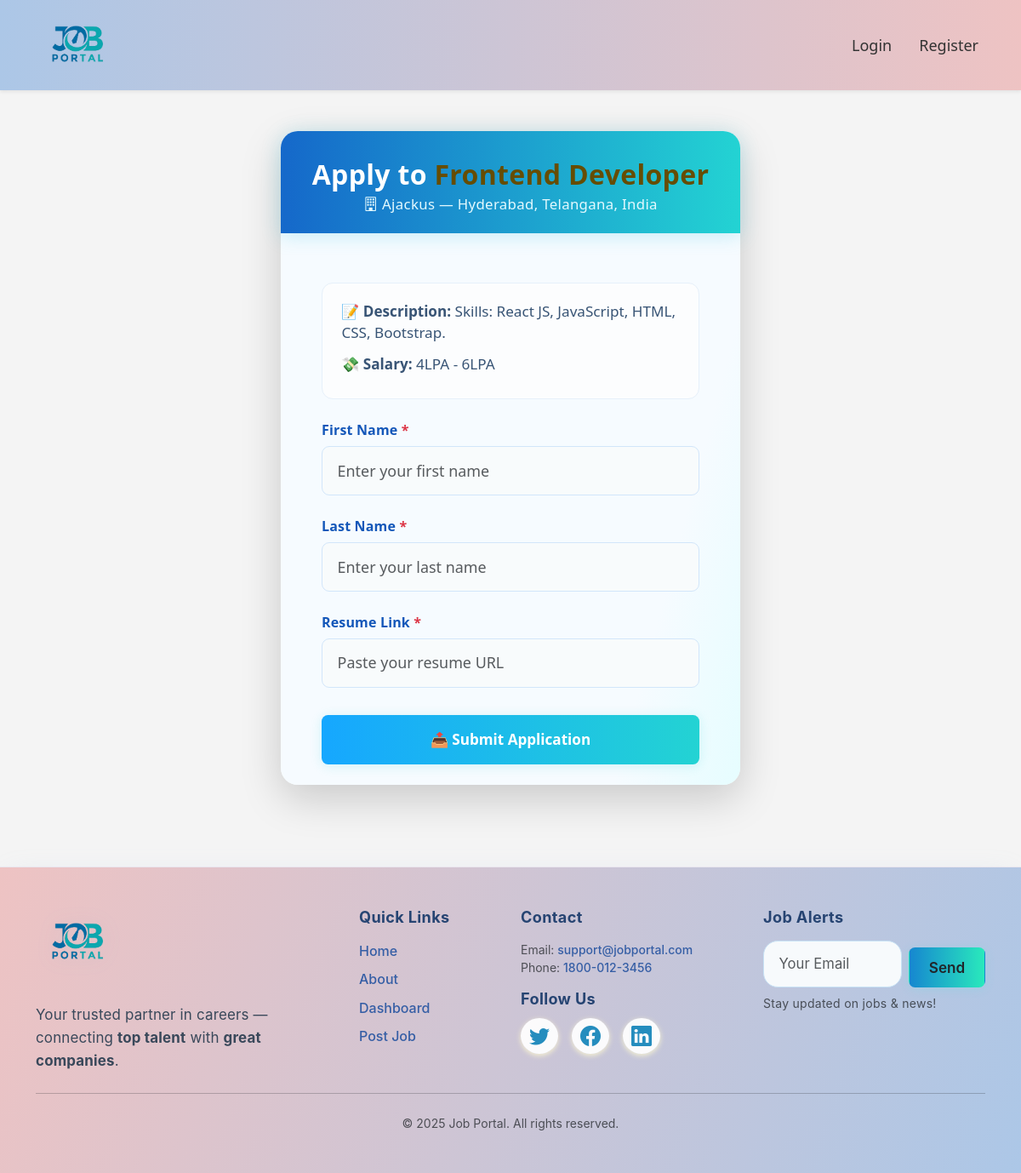
The app's page /apply/1 with its own data.
### app.py (models this page shows)
class Job(db.Model):
    id = db.Column(db.Integer, primary_key=True)
    title = db.Column(db.String(100))
    description = db.Column(db.Text)
    salary = db.Column(db.String(20))
    location = db.Column(db.String(50))
    company = db.Column(db.String(50))
    employer_id = db.Column(db.Integer, db.ForeignKey('user.id'))  # Relation to employer (User)

### app.py (the view, shortened to what this page needs)
@app.route('/apply/<job_id>', methods=['GET', 'POST'])
def apply_job(job_id):
    job = Job.query.get(int(job_id))
    if not job:
        flash("Job not found.", "warning")
        return redirect(url_for('home'))
    return render_template('apply.html', job=job, is_hot=False)

### templates/apply.html (shortened to what this page needs)
{% extends 'base.html' %}
{% block content %}
<div class="container py-5">
    <div class="card apply-card shadow-lg">
        <div class="apply-header">
            <h2>Apply to <span class="text-warning-emphasis">{{ job.title }}</span></h2>
            <small>
                <i class="bi bi-building"></i>
                {{ job.company }} &mdash; {{ job.location }}
            </small>
        </div>
        <div class="card-body p-4 px-md-5">
            <ul class="apply-fields-list list-unstyled mb-4">
                <li><strong>📝 Description:</strong> {{ job.description }}</li>
                {% if job.salary %}
                <li><strong>💸 Salary:</strong> {{ job.salary }}</li>
                {% endif %}
            </ul>
            <form method="POST" autocomplete="off">
                <div class="mb-4">
                    <label for="first_name" class="form-label fw-semibold">
                        First Name <span class="text-danger">*</span>
                    </label>
                    <input type="text" class="form-control" id="first_name" name="first_name"
                        placeholder="Enter your first name" required>
                </div>
                <div class="mb-4">
                    <label for="last_name" class="form-label fw-semibold">
                        Last Name <span class="text-danger">*</span>
                    </label>
                    <input type="text" class="form-control" id="last_name" name="last_name"
                        placeholder="Enter your last name" required>
                </div>
                <div class="mb-4">
                    <label for="resume" class="form-label fw-semibold">
                        Resume Link <span class="text-danger">*</span>
                    </label>
                    <input type="url" class="form-control" id="resume" name="resume" placeholder="Paste your resume URL"
                        required>
                </div>
                <button type="submit" class="btn btn-primary btn-lg w-100">
                    📤 Submit Application
                </button>
            </form>
        </div>
    </div>
</div>
{% endblock %}

### static/css/styles.css (style rules this page uses)
body { font-family: Arial, sans-serif; background-color: #f4f4f4 !important; margin: 0; padding: 0; }
* { margin: 0; padding: 0; box-sizing: border-box; }
body { font-family: 'Segoe UI', Tahoma, Geneva, Verdana, sans-serif; }
h1, h2, h3 { color: #333; }
input, select, textarea { width: 100%; padding: 10px; margin-bottom: 15px; border: 1px solid #ccc; border-radius: 5px; }
button { padding: 10px 20px; background-color: #333; color: white; border: none; border-radius: 5px; }
.card-body { padding: 1.25rem; border-radius: 10px; }
.btn { margin-top: 0.5rem; }
.btn-primary { background-color: #007bff; color: #fff; font-weight: 600; border: none; padding: 0.5rem 1rem; border-radius: 8px; transition: background-color 0.3s ease, transform 0.2s ease; text-decoration: none; display: inline-block; }
h2, h3 { color: #1864ab; font-weight: 800; margin-bottom: 1.3rem; letter-spacing: 0.02em; }
small { color: #9197ad; letter-spacing: 0.02em; }
.action-btn, .btn, button[type="submit"] { font-weight: 600; font-size: 1.07rem !important; transition: background 0.14s, color 0.10s, border 0.12s; border-radius: 7.5px !important; min-width: 90px; }
.btn-primary { background: linear-gradient(90deg, #236efa 0%, #23e3d8 100%); border: none; }

### templates/apply.html (style rules this page uses)
.apply-card { max-width: 540px; margin: 0 auto; border-radius: 20px; border: none; background: linear-gradient(105deg, #f6fbff 80%, #e6fdff 100%); box-shadow: 0 8px 40px -10px #92c7fa2c, 0 2px 12px #1864ab11; }
.apply-header { background: linear-gradient(90deg, #1568ca 0%, #23d3d3 100%); color: #fff; border-radius: 20px 20px 0 0; padding: 2rem 2rem 1.4rem 2rem; text-align: center; margin: 0 0 2.1rem 0; box-shadow: 0 3px 22px #40c9e345; position: relative; }
.apply-header h2 { font-weight: 800; font-size: 2rem; margin-bottom: 0.2rem; letter-spacing: 0.01em; line-height: 1.17; }
.apply-header small { color: #e3f9fe; font-size: 1.05rem; }
.apply-fields-list { background: #fcfdfe; border-radius: 13px; border: 1.2px solid #e6f0fa; padding: 1.25rem 1.4rem 1.1rem 1.4rem; margin-bottom: 2rem; font-size: 1.07rem; color: #385475; }
.apply-fields-list li { margin-bottom: 0.65rem; line-height: 1.5; }
.form-label.fw-semibold { color: #1457b9; letter-spacing: 0.01em; margin-bottom: 0.45rem; font-weight: 600; }
.form-control { border-radius: 9px; border: 1.6px solid #d2e6fa; font-size: 1.12rem; padding: 0.9rem 1.1rem; background: #f8fbfc; transition: border 0.14s, box-shadow 0.15s; color: #14355a; }
.btn-primary.btn-lg { font-weight: 700; font-size: 1.19rem; padding: 0.95em 0; border-radius: 16px; box-shadow: 0 2px 14px #21c9cb2a; transition: background 0.2s, color 0.12s, box-shadow 0.13s; background: linear-gradient(90deg, #16a7ff 0%, #23d3d3 100%); border: none; }

### records on screen
Job: title "Frontend Developer", company "Ajackus", location "Hyderabad, Telangana, India", description "Skills: React JS, JavaScript, HTML, CSS, Bootstrap.", salary "4LPA - 6LPA"

### other values on screen
{{ 2025 }} "2025"
